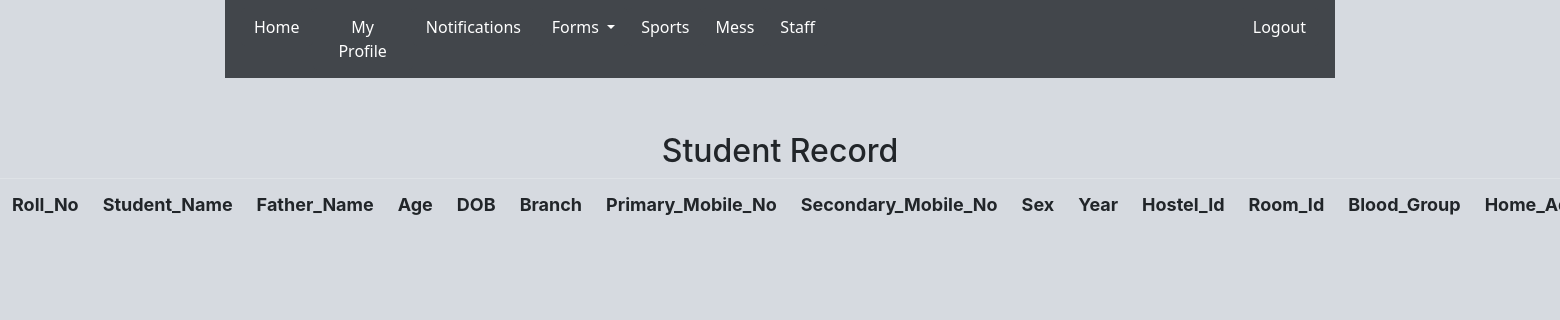
/student_view.php (signed in), run on an earlier commit of the app's database.
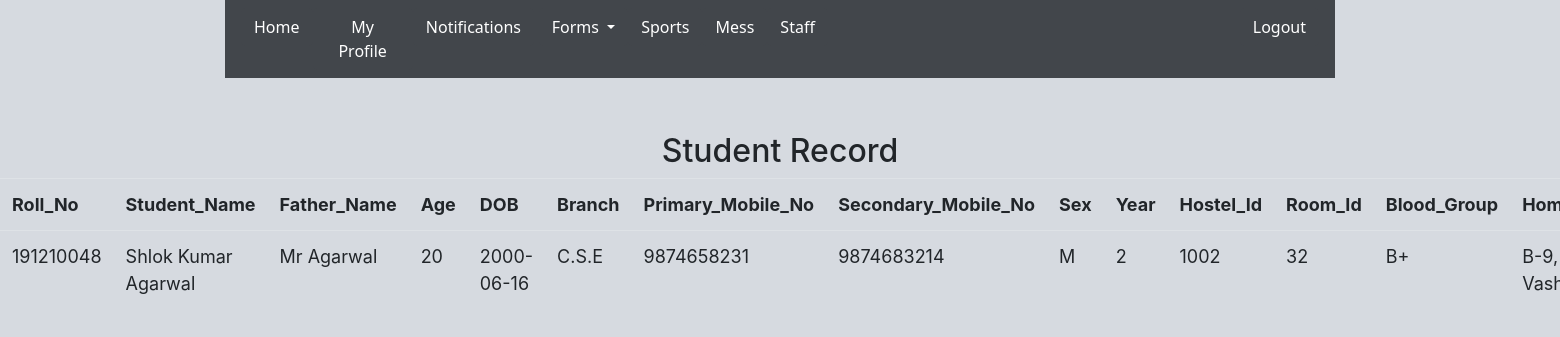
And on a later commit of the database.
### tables this page shows
CREATE TABLE `student` (
  `rollno` varchar(10) NOT NULL,
  `student_name` varchar(50) NOT NULL,
  `father_name` varchar(50) NOT NULL,
  `age` int(11) NOT NULL,
  `dob` date NOT NULL,
  `branch` varchar(50) NOT NULL,
  `primary_mobile_no` varchar(12) NOT NULL,
  `secondary_mobile_no` varchar(12) NOT NULL,
  `sex` varchar(6) NOT NULL,
  `year` varchar(1) NOT NULL,
  `hostel_id` varchar(10) DEFAULT NULL,
  `room_id` varchar(10) DEFAULT NULL,
  `blood_group` varchar(15) NOT NULL,
  `home_address` varchar(200) NOT NULL,
  `city` varchar(40) NOT NULL,
  `state` varchar(40) NOT NULL,
  `pincode` varchar(6) NOT NULL
);

### student_view.php (the view, shortened to what this page needs)
<!DOCTYPE html>
<html>
<head>
	<link href="css/bootstrap-4.4.1.css" rel="stylesheet" type="text/css">
<link href="css/style.css" rel="stylesheet" type="text/css">
</head>
<body>
<div class="container">
  <nav class="navbar navbar-expand-lg navbar-light bg-light">
    <div class="collapse navbar-collapse" id="navbarSupportedContent1">
      <ul class="navbar-nav mr-auto">
        <li><button type="button" class="btn btn-primary" onclick="window.location.href='student_login.php'" >Home</button></li>
        <li><button type="button" class="btn btn-primary" onclick="window.location.href='student_view.php'" >My Profile</button></li>
       <li><button type="button" class="btn btn-primary" onclick="window.location.href='message_view_personal.php'" >Notifications</button></li>
        <li class="nav-item">&nbsp;</li>
      <li><div class="btn-group">
  <button type="button" class="btn btn-primary dropdown-toggle" data-toggle="dropdown" aria-haspopup="true" aria-expanded="false">
    Forms
  </button>
</div>
</li>
     <li><button type="button" class="btn btn-primary" onclick="window.location.href='sports_status.php'" >Sports</button></li>
      <li><button type="button" class="btn btn-primary" onclick="window.location.href='mess_student_view.php'" >Mess</button></li>
        <li><button type="button" class="btn btn-primary" onclick="window.location.href='student_staff_view.php'" >Staff</button></li>
        <li class="nav-item"></li>
      <li><button type="button" class="btn btn-primary" onclick="window.location.href='logout.php'" >Logout</button></li>
      </ul>
    </div>
  </nav>
	</div>
<br><br>
<caption><h2>Student Record</h2></caption>
<table class="table table-hover" >
	<tr>
		<th>Roll_No</th>
		<th>Student_Name</th>
		<th>Father_Name</th>
		<th>Age</th>
		<th>DOB</th>
		<th>Branch</th>
		<th>Primary_Mobile_No</th>
		<th>Secondary_Mobile_No</th>
		<th>Sex</th>
		<th>Year</th>
		<th>Hostel_Id</th>
		<th>Room_Id</th>
		<th>Blood_Group</th>
		<th>Home_Address</th>
	</tr>
<?php
$variable = $_SESSION["Name"] ;
$ViewQuery="SELECT *
            FROM student
            Where rollno = '$variable'";
$Execute=mysql_query($ViewQuery);
while($DataRows=mysql_fetch_array($Execute)){
	$Roll_No=$DataRows['rollno'];
	$Student_Name=$DataRows['student_name'];
	$Father_Name=$DataRows['father_name'];
	$Age=$DataRows['age'];
	$DOB=$DataRows['dob'];
	$Branch=$DataRows['branch'];
	$Primary_Mobile_No=$DataRows['primary_mobile_no'];
	$Secondary_Mobile_No=$DataRows['secondary_mobile_no'];
	$Sex=$DataRows['sex'];
	$Year=$DataRows['year'];
	$Hostel_Id=$DataRows['hostel_id'];
	$Room_Id=$DataRows['room_id'];
	$Blood_Group=$DataRows['blood_group'];
	$Home_Address=$DataRows['home_address'];
 ?>
 <tr>
<td><?php echo $Roll_No;?></td>
<td><?php echo $Student_Name;?></td>
<td><?php echo $Father_Name;?></td>
<td><?php echo $Age;?></td>
<td><?php echo $DOB;?></td>
<td><?php echo $Branch;?></td>
<td><?php echo $Primary_Mobile_No;?></td>
<td><?php echo $Secondary_Mobile_No;?></td>
<td><?php echo $Sex;?></td>
<td><?php echo $Year;?></td>
<td><?php echo $Hostel_Id;?></td>
<td><?php echo $Room_Id;?></td>
<td><?php echo $Blood_Group;?></td>
<td><?php echo $Home_Address;?></td>
</tr>
<?php } ?>
</table>
</body>
</html>

What changed in the data, as far as the page shows it:
added student: rollno "191210048", student_name "Shlok Kumar Agarwal", father_name "Mr Agarwal", age "20", dob "2000-06-16", branch "C.S.E", primary_mobile_no "9874658231", secondary_mobile_no "9874683214", sex "M", year "2", hostel "1002", room "32", blood_group "B+", home_address "B-9,…"
